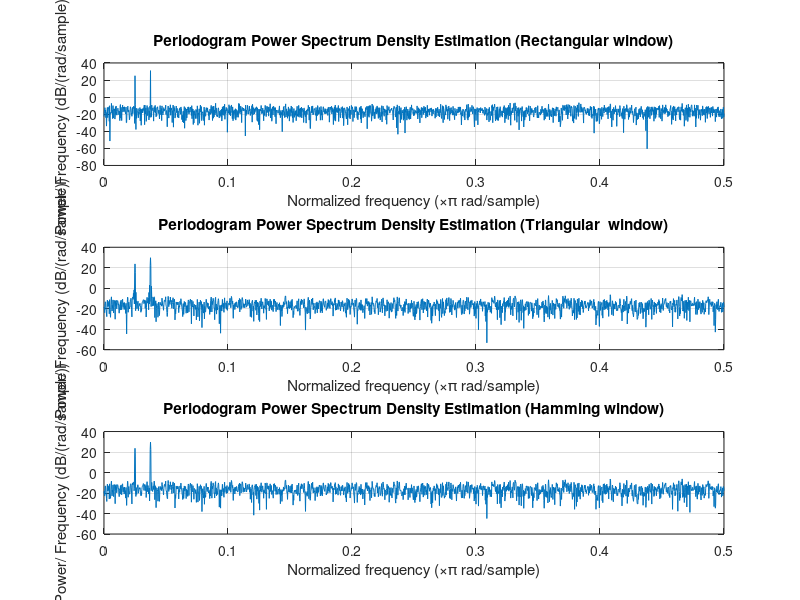
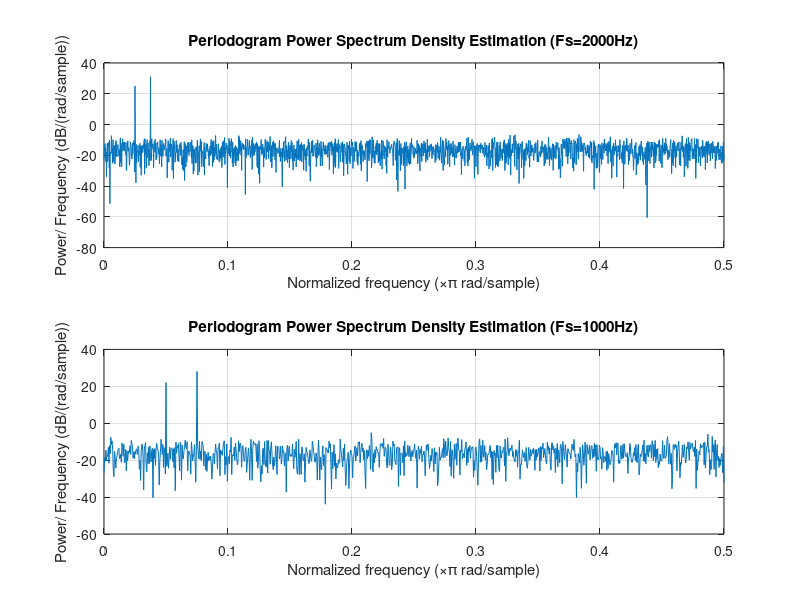
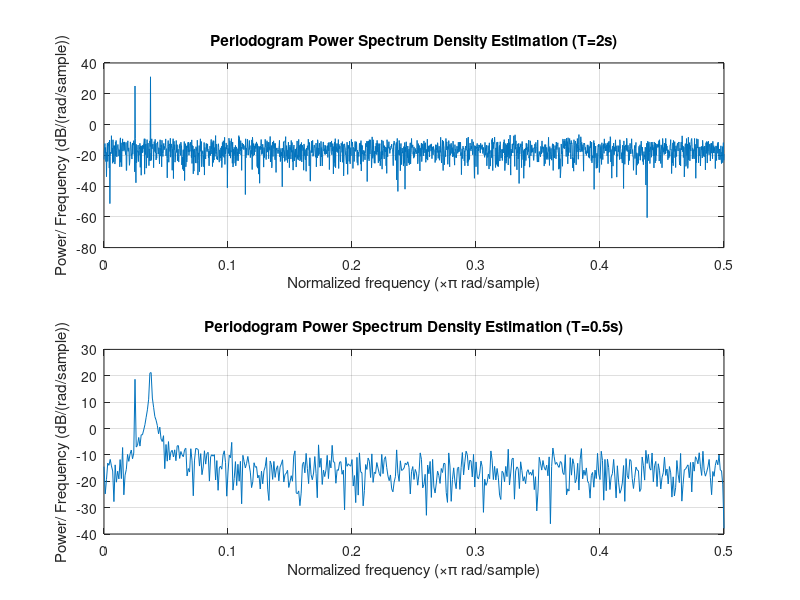
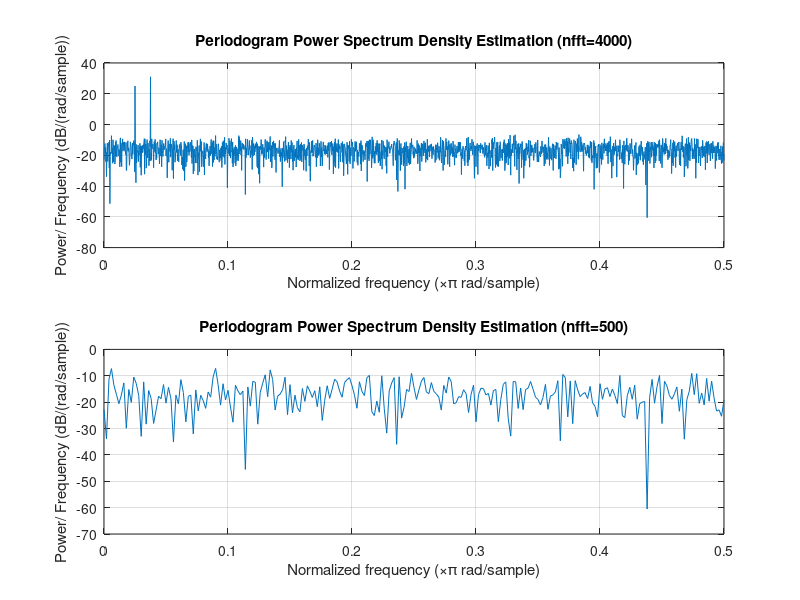

Reproduce these figures in MATLAB, in order.
clear
clc

w1 = 100*pi;                 % signal 1 angular frequency
w2 = 150*pi;                 % signal 2 angular frequency

Fs = 2000;                   % sample rate
T = 2;                       % signal length
std = sqrt(0.1);             % noise standard deviation

t = 0: 1/Fs: T-1/Fs;         % sample
x1 = sin(w1*t);              % signal component 1
x2 = 2*cos(w2*t);            % signal component 2
n = std*randn(size(t));      % Gaussian noise
x = x1 + x2 + n;             % signal

% Periodogram
figure
subplot(3, 1, 1)
periodogram(x, rectwin(length(x)), length(x))
title('Periodogram Power Spectrum Density Estimation (Rectangular window)')
xlabel('Normalized frequency (\times\pi rad/sample)')
ylabel('Power/ Frequency (dB/(rad/sample))')

subplot(3, 1, 2)
periodogram(x, triang(length(x)), length(x))
title('Periodogram Power Spectrum Density Estimation (Triangular  window)')
xlabel('Normalized frequency (\times\pi rad/sample)')
ylabel('Power/ Frequency (dB/(rad/sample))')

subplot(3, 1, 3)
periodogram(x, hamming(length(x)), length(x))
title('Periodogram Power Spectrum Density Estimation (Hamming window)')
xlabel('Normalized frequency (\times\pi rad/sample)')
ylabel('Power/ Frequency (dB/(rad/sample))')

% Change sampling rate
Fs_1 = 1000;

t_1 = 0: 1/Fs_1: T-1/Fs_1;
x1_1 = sin(w1*t_1);
x2_1 = 2*cos(w2*t_1);
n_1 = std*randn(size(t_1));
x_1 = x1_1 + x2_1 + n_1;

figure
subplot(2, 1, 1)
periodogram(x, rectwin(length(x)), length(x))
title('Periodogram Power Spectrum Density Estimation (Fs=2000Hz)')
xlabel('Normalized frequency (\times\pi rad/sample)')
ylabel('Power/ Frequency (dB/(rad/sample))')

subplot(2, 1, 2)
periodogram(x_1, rectwin(length(x_1)), length(x_1))
title('Periodogram Power Spectrum Density Estimation (Fs=1000Hz)')
xlabel('Normalized frequency (\times\pi rad/sample)')
ylabel('Power/ Frequency (dB/(rad/sample))')

% Change signal length
T_2 = 0.5;

t_2 = 0: 1/Fs: T_2-1/Fs;
x1_2 = sin(w1*t_2);
x2_2 = 2*cos(w2*t_2);
n_2 = std*randn(size(t_2));
x_2 = x1_2 + x2_2 + n_2;

figure
subplot(2, 1, 1)
periodogram(x, rectwin(length(x)), length(x))
title('Periodogram Power Spectrum Density Estimation (T=2s)')
xlabel('Normalized frequency (\times\pi rad/sample)')
ylabel('Power/ Frequency (dB/(rad/sample))')

subplot(2, 1, 2)
periodogram(x_2, rectwin(length(x_2)), length(x_2))
title('Periodogram Power Spectrum Density Estimation (T=0.5s)')
xlabel('Normalized frequency (\times\pi rad/sample)')
ylabel('Power/ Frequency (dB/(rad/sample))')

% Change FFT length
nfft_3 = 500;

figure
subplot(2, 1, 1)
periodogram(x, rectwin(length(x)), length(x))
title('Periodogram Power Spectrum Density Estimation (nfft=4000)')
xlabel('Normalized frequency (\times\pi rad/sample)')
ylabel('Power/ Frequency (dB/(rad/sample))')

subplot(2, 1, 2)
periodogram(x, rectwin(length(x)), nfft_3)
title('Periodogram Power Spectrum Density Estimation (nfft=500)')
xlabel('Normalized frequency (\times\pi rad/sample)')
ylabel('Power/ Frequency (dB/(rad/sample))')

% Change noise power
std_4 = sqrt(10);

n_4 = std_4*randn(size(t));
x_4 = x1 + x2 + n_4;

figure
subplot(2, 1, 1)
periodogram(x, rectwin(length(x)), length(x))
title('Periodogram Power Spectrum Density Estimation (\sigma^2=0.1)')
xlabel('Normalized frequency (\times\pi rad/sample)')
ylabel('Power/ Frequency (dB/(rad/sample))')

subplot(2, 1, 2)
periodogram(x_4, rectwin(length(x_4)), length(x_4))
title('Periodogram Power Spectrum Density Estimation (\sigma^2=10)')
xlabel('Normalized frequency (\times\pi rad/sample)')
ylabel('Power/ Frequency (dB/(rad/sample))')